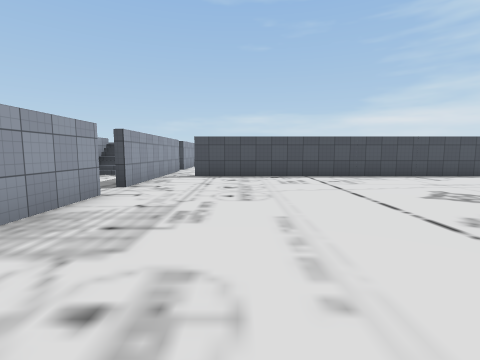
[1] (above)

19 first-person views from a walk through a scene from a Unity 3-D project. The camera is 1.5 m above the floor, tilts 6° down and sees 85° across. The floor is counted in squares, 2 m on a side. Each view is taken from the middle of a square. On the plan, view 1 faces up. The plan holds only what a view shows up to about 9 squares ahead; the rest is blank. The place goes on beyond the plan. The player is left out. Door leaves are left out, so doorways stand open. Some surface patterns are stand-ins.

[2]
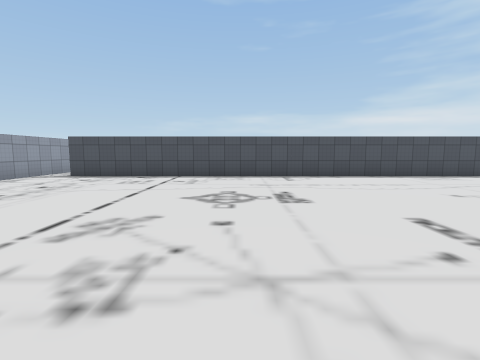

[3]
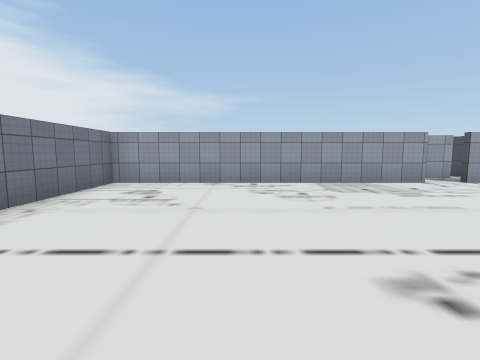

[4]
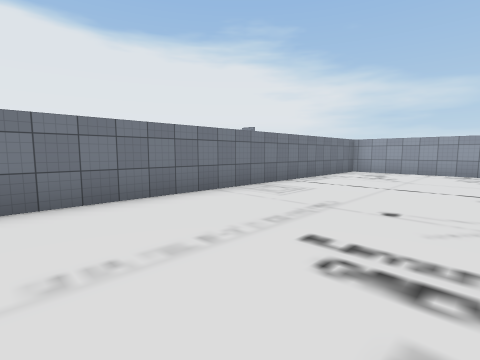

[5]
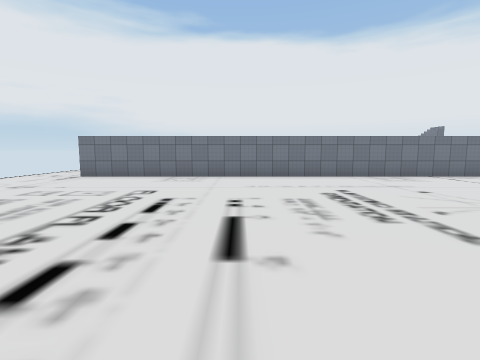

[6]
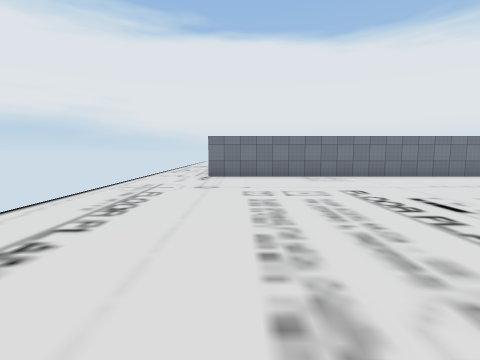

[7]
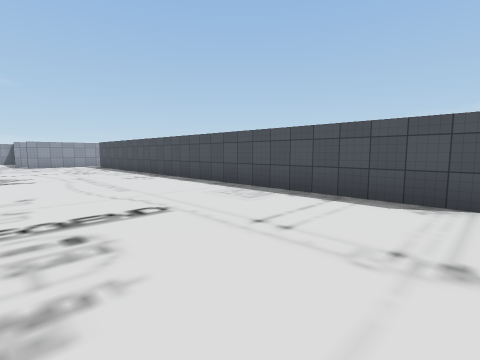

[8]
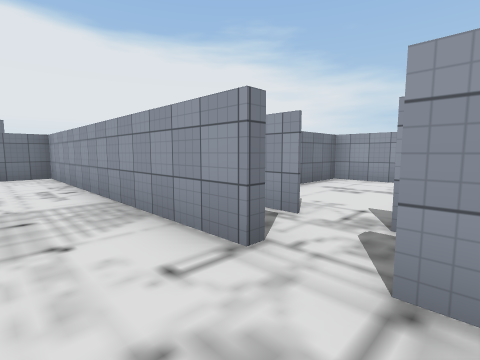

[9]
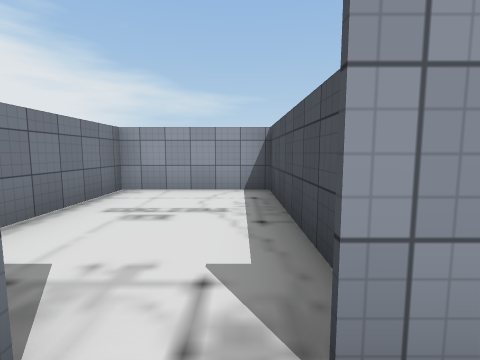

[10]
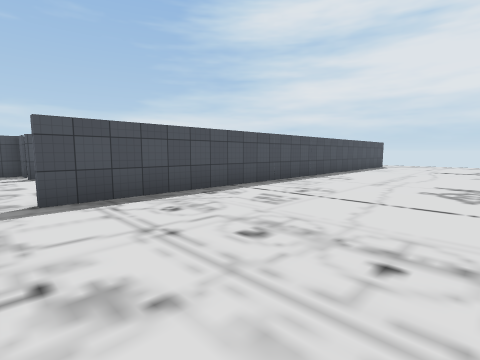

[11]
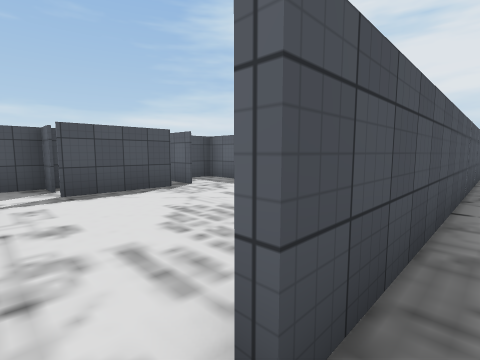

[12]
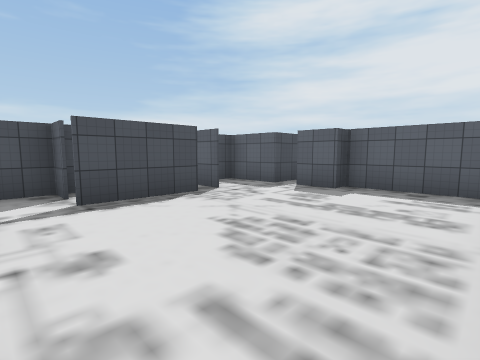

[13]
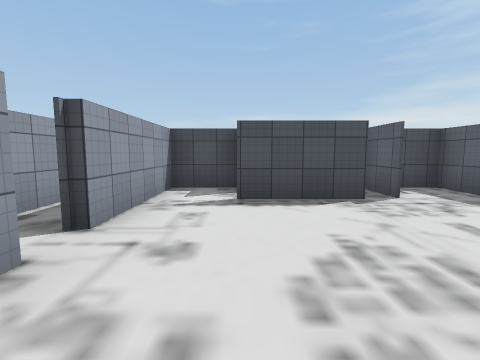

[14]
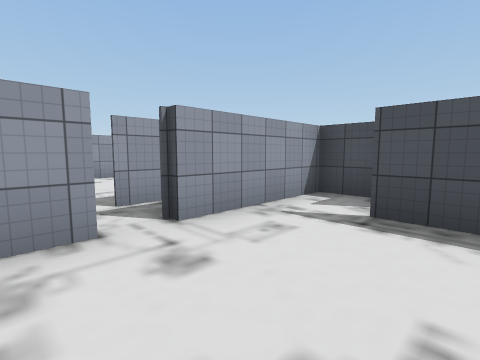

[15]
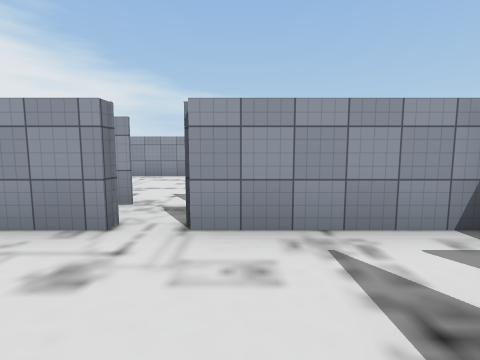

[16]
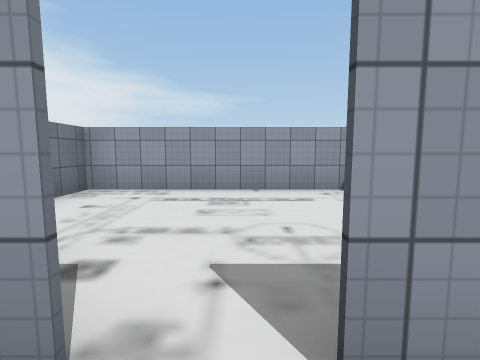

[17]
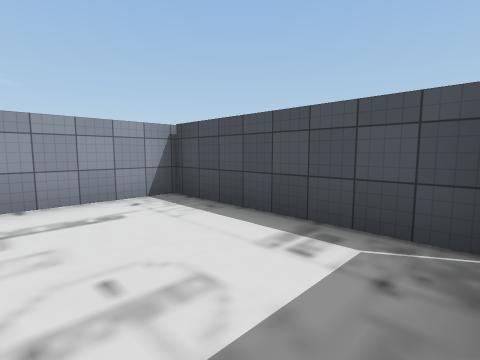

[18]
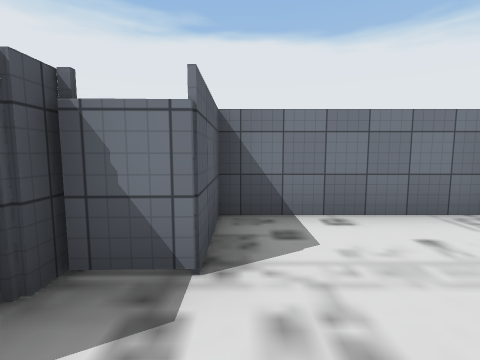

[19]
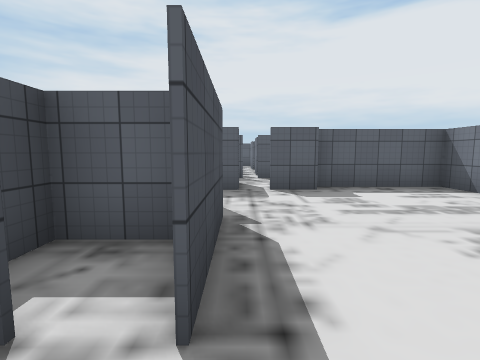

### Floor plan
Points are (right, up) in squares from view 1. A wall is a line through its corners. A room is listed if a view was taken in it or the views show most of it. See-through windows are left out.
Room 1 (views 1, 2, 3, 4, 5, 6, 7, 8, 10)
walls: (-2.5, 4.6) (-2.5, -3.1) (13, -3.1); (12.9, 8.4) (-1.5, 8.4); (-2.5, 7.6) (-2.5, 5.6); (-3.7, 4.4) (-3.7, 3.6); (-3.7, 6.4) (-3.7, 5.3)
ways out: opening at (-3, 5) to room 2; opening at (-2, 8) to room 3
Room 2 (view 9)
walls: (-4.5, 5.6) (-8.3, 5.6) (-8.3, 2.6) (-5.5, 2.6)
ways out: opening at (-3, 5) to room 1
Room 3 (views 11, 12, 13, 14, 15, 19)
walls: (1.1, 13.2) (-1.1, 13.2); (-2.5, 10.8) (-2.5, 7.6); (-1, 13.9) (-1, 14.6); (0.2, 14.6) (-2.5, 14.6) (-2.5, 11.5); (2.7, 8.6) (3.7, 8.6) (3.7, 11.5) (3.3, 11.5) (3.3, 12.5); (-3.7, 13) (-3.7, 11.3)
ways out: opening at (-2, 8) to room 1; opening at (-3.5, 11) to room 4
Room 4 (views 16, 17, 18)
walls: (-3.9, 9.3) (-3.9, 9.9); (-4, 13.6) (-8.3, 13.6) (-8.3, 7.9) (-4.8, 7.9) (-4.8, 9.5)
ways out: opening at (-3.5, 11) to room 3

Positions as (right, up) in squares from view 1, and headings:
1: (0, 0), facing up
2: (4, 0), facing up
3: (4, 0), facing left
4: (8, 1), facing down-left
5: (8, 5), facing down
6: (12, 5), facing down
7: (13, 4), facing up-left
8: (-1, 6), facing down-left
9: (-3, 5), facing left
10: (-2, 4), facing up-right
11: (-2, 8), facing up-right
12: (-2, 9), facing up-right
13: (-1, 9), facing up
14: (0, 10), facing up-left
15: (0, 12), facing left
16: (-3, 11), facing left
17: (-4, 11), facing up-left
18: (-5, 11), facing down
19: (-2, 13), facing right
